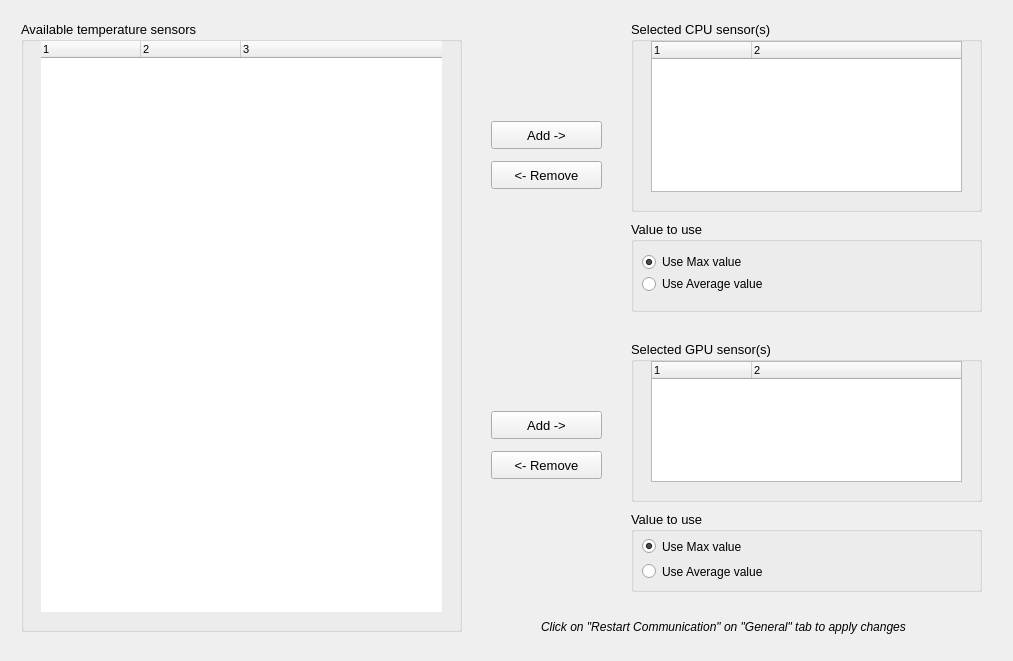
    <widget class="QWidget" name="tabSensorConfig">
     <attribute name="title">
      <string>Sensor Config</string>
     </attribute>
     <widget class="QFrame" name="frame_6">
      <property name="geometry">
       <rect>
        <x>11</x>
        <y>11</y>
        <width>993</width>
        <height>641</height>
       </rect>
      </property>
      <property name="frameShape">
       <enum>QFrame::NoFrame</enum>
      </property>
      <property name="frameShadow">
       <enum>QFrame::Sunken</enum>
      </property>
      <property name="lineWidth">
       <number>2</number>
      </property>
      <widget class="QPushButton" name="pushButtonRemoveGPUSensor">
       <property name="geometry">
        <rect>
         <x>480</x>
         <y>440</y>
         <width>111</width>
         <height>28</height>
        </rect>
       </property>
       <property name="font">
        <font>
         <pointsize>10</pointsize>
        </font>
       </property>
       <property name="text">
        <string>&lt;- Remove</string>
       </property>
      </widget>
      <widget class="QGroupBox" name="groupBoxCPUSensors">
       <property name="geometry">
        <rect>
         <x>620</x>
         <y>210</y>
         <width>351</width>
         <height>91</height>
        </rect>
       </property>
       <property name="font">
        <font>
         <pointsize>10</pointsize>
        </font>
       </property>
       <property name="title">
        <string>Value to use</string>
       </property>
       <widget class="QRadioButton" name="radioButtonCPUMax">
        <property name="geometry">
         <rect>
          <x>11</x>
          <y>30</y>
          <width>124</width>
          <height>22</height>
         </rect>
        </property>
        <property name="font">
         <font>
          <pointsize>9</pointsize>
         </font>
        </property>
        <property name="text">
         <string>Use Max value</string>
        </property>
        <property name="checked">
         <bool>true</bool>
        </property>
       </widget>
       <widget class="QRadioButton" name="radioButtonCPUAverage">
        <property name="geometry">
         <rect>
          <x>11</x>
          <y>52</y>
          <width>150</width>
          <height>22</height>
         </rect>
        </property>
        <property name="font">
         <font>
          <pointsize>9</pointsize>
         </font>
        </property>
        <property name="text">
         <string>Use Average value</string>
        </property>
       </widget>
      </widget>
      <widget class="QPushButton" name="pushButtonAddCPUSensor">
       <property name="geometry">
        <rect>
         <x>480</x>
         <y>110</y>
         <width>111</width>
         <height>28</height>
        </rect>
       </property>
       <property name="font">
        <font>
         <pointsize>10</pointsize>
        </font>
       </property>
       <property name="text">
        <string>Add -&gt;</string>
       </property>
      </widget>
      <widget class="QPushButton" name="pushButtonAddGPUSensor">
       <property name="geometry">
        <rect>
         <x>480</x>
         <y>400</y>
         <width>111</width>
         <height>28</height>
        </rect>
       </property>
       <property name="font">
        <font>
         <pointsize>10</pointsize>
        </font>
       </property>
       <property name="text">
        <string>Add -&gt;</string>
       </property>
      </widget>
      <widget class="QGroupBox" name="groupBoxGPUSensors">
       <property name="geometry">
        <rect>
         <x>620</x>
         <y>500</y>
         <width>351</width>
         <height>81</height>
        </rect>
       </property>
       <property name="font">
        <font>
         <pointsize>10</pointsize>
        </font>
       </property>
       <property name="title">
        <string>Value to use</string>
       </property>
       <widget class="QRadioButton" name="radioButtonGPUMax">
        <property name="geometry">
         <rect>
          <x>11</x>
          <y>20</y>
          <width>124</width>
          <height>31</height>
         </rect>
        </property>
        <property name="font">
         <font>
          <pointsize>9</pointsize>
         </font>
        </property>
        <property name="text">
         <string>Use Max value</string>
        </property>
        <property name="checked">
         <bool>true</bool>
        </property>
       </widget>
       <widget class="QRadioButton" name="radioButtonGPUAverage">
        <property name="geometry">
         <rect>
          <x>11</x>
          <y>50</y>
          <width>150</width>
          <height>21</height>
         </rect>
        </property>
        <property name="font">
         <font>
          <pointsize>9</pointsize>
         </font>
        </property>
        <property name="text">
         <string>Use Average value</string>
        </property>
       </widget>
      </widget>
      <widget class="QPushButton" name="pushButtonRemoveCPUSensor">
       <property name="geometry">
        <rect>
         <x>480</x>
         <y>150</y>
         <width>111</width>
         <height>28</height>
        </rect>
       </property>
       <property name="font">
        <font>
         <pointsize>10</pointsize>
        </font>
       </property>
       <property name="text">
        <string>&lt;- Remove</string>
       </property>
      </widget>
      <widget class="QGroupBox" name="groupBoxAvailableSensors">
       <property name="geometry">
        <rect>
         <x>10</x>
         <y>10</y>
         <width>441</width>
         <height>611</height>
        </rect>
       </property>
       <property name="font">
        <font>
         <pointsize>10</pointsize>
         <weight>50</weight>
         <bold>false</bold>
        </font>
       </property>
       <property name="title">
        <string>Available temperature sensors</string>
       </property>
       <widget class="QTreeWidget" name="treeWidgetSensorData">
        <property name="geometry">
         <rect>
          <x>20</x>
          <y>20</y>
          <width>401</width>
          <height>571</height>
         </rect>
        </property>
        <property name="font">
         <font>
          <pointsize>8</pointsize>
         </font>
        </property>
        <property name="frameShape">
         <enum>QFrame::NoFrame</enum>
        </property>
        <property name="columnCount">
         <number>3</number>
        </property>
        <attribute name="headerMinimumSectionSize">
         <number>70</number>
        </attribute>
        <column>
         <property name="text">
          <string notr="true">1</string>
         </property>
        </column>
        <column>
         <property name="text">
          <string notr="true">2</string>
         </property>
        </column>
        <column>
         <property name="text">
          <string notr="true">3</string>
         </property>
        </column>
       </widget>
      </widget>
      <widget class="QGroupBox" name="groupBoxSelectedCPUSensors">
       <property name="geometry">
        <rect>
         <x>620</x>
         <y>10</y>
         <width>351</width>
         <height>191</height>
        </rect>
       </property>
       <property name="font">
        <font>
         <pointsize>10</pointsize>
        </font>
       </property>
       <property name="title">
        <string>Selected CPU sensor(s)</string>
       </property>
       <widget class="QTreeWidget" name="treeWidgetSelectedCPUSensors">
        <property name="geometry">
         <rect>
          <x>20</x>
          <y>20</y>
          <width>311</width>
          <height>151</height>
         </rect>
        </property>
        <property name="font">
         <font>
          <pointsize>8</pointsize>
         </font>
        </property>
        <property name="columnCount">
         <number>2</number>
        </property>
        <column>
         <property name="text">
          <string notr="true">1</string>
         </property>
        </column>
        <column>
         <property name="text">
          <string notr="true">2</string>
         </property>
        </column>
       </widget>
      </widget>
      <widget class="QGroupBox" name="groupBoxSelectedGPUSensors">
       <property name="geometry">
        <rect>
         <x>620</x>
         <y>330</y>
         <width>351</width>
         <height>161</height>
        </rect>
       </property>
       <property name="font">
        <font>
         <pointsize>10</pointsize>
        </font>
       </property>
       <property name="title">
        <string>Selected GPU sensor(s)</string>
       </property>
       <widget class="QTreeWidget" name="treeWidgetSelectedGPUSensors">
        <property name="geometry">
         <rect>
          <x>20</x>
          <y>20</y>
          <width>311</width>
          <height>121</height>
         </rect>
        </property>
        <property name="font">
         <font>
          <pointsize>8</pointsize>
         </font>
        </property>
        <property name="columnCount">
         <number>2</number>
        </property>
        <column>
         <property name="text">
          <string notr="true">1</string>
         </property>
        </column>
        <column>
         <property name="text">
          <string notr="true">2</string>
         </property>
        </column>
       </widget>
      </widget>
      <widget class="QLabel" name="label_5">
       <property name="geometry">
        <rect>
         <x>530</x>
         <y>600</y>
         <width>451</width>
         <height>31</height>
        </rect>
       </property>
       <property name="font">
        <font>
         <pointsize>9</pointsize>
         <italic>true</italic>
        </font>
       </property>
       <property name="text">
        <string>Click on &quot;Restart Communication&quot; on &quot;General&quot; tab to apply changes</string>
       </property>
      </widget>
     </widget>
    </widget>
